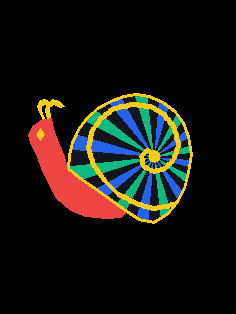
#> input picture assets/snail2.png, 236 x 314 px, found by its file name
$ python process_snail2.py
#> lines starting #> are read from the running program, lines starting #| are printed output that depends on the picture; after the words box and inside, x2 and y2 are one past the last pixel; in counts of white or black regions, pixels touching at a corner belong together
import cv2
import numpy as np
from PIL import Image

# Read original snail2.png
img = cv2.imread('assets/snail2.png')
#> img is the input picture: shape (314, 236, 3); mean B, G, R 16.5, 21.5, 23.8
h, w, _ = img.shape
#> h = 314; w = 236
cx, cy = 153.5, 156.5

# 5 Discrete Colors for 3D Printing (RGBA)
C_TRANS = np.array([0, 0, 0, 0], dtype=np.uint8)
C_BLACK = np.array([17, 22, 29, 255], dtype=np.uint8)
C_GOLD  = np.array([250, 204, 21, 255], dtype=np.uint8)
C_RED   = np.array([239, 68, 68, 255], dtype=np.uint8)
C_BLUE  = np.array([37, 99, 235, 255], dtype=np.uint8)
C_GREEN = np.array([16, 185, 129, 255], dtype=np.uint8)

# Initialize blank transparent image
out = np.zeros((h, w, 4), dtype=np.uint8)

# ---------------------------------------------------------
# 1. ANTENNAE & HEAD
# ---------------------------------------------------------
# Left Antenna stalk
left_ant_pts = [
    [43, 119], [39, 112], [37, 106], [40, 100], [45, 99], [49, 102],
    [45, 104], [41, 105], [41, 110], [44, 118]
]
# Right Antenna stalk
right_ant_pts = [
    [47, 118], [45, 111], [46, 104], [52, 99], [59, 101], [64, 106],
    [59, 107], [53, 104], [49, 107], [50, 117]
]

# Diamond Eye on cheek
eye_diamond_pts = [
    [40, 128], [44, 134], [40, 140], [36, 134]
]

# Snail Head and Body Polygon (Red)
body_poly_pts = [
    # Top of head where antennae attach
    [42, 119], [51, 118],
    # Back of neck down to hood junction
    [53, 128], [58, 142], [64, 156], [67, 169],
    # Hood under-junction to foot
    [78, 178], [94, 189], [112, 202], [126, 212],
    # Foot base (flat along bottom ground)
    [121, 217], [105, 218], [85, 216], [70, 210], [56, 198],
    # Front chest / neck
    [48, 182], [41, 168], [36, 154],
    # Front of face / cheek
    [31, 145], [28, 135], [32, 126], [42, 119]
]

# ---------------------------------------------------------
# 2. SHELL POLYGON & FEATURES
# ---------------------------------------------------------
shell_rim_pts = [
    # Hood junction with neck
    [67, 169], [68, 155], [71, 142], [77, 129], [86, 117], [97, 107],
    [110, 100], [123, 95], [136, 93], [149, 95], [163, 101], [175, 110],
    [184, 122], [189, 136], [192, 154], [189, 172], [185, 188], [178, 202],
    [168, 214], [154, 223], [138, 220], [126, 212],
    # Hood under-junction
    [112, 202], [94, 189], [78, 178], [67, 169]
]

# Outer boundary of shell for rim drawing:
shell_outer_rim_pts = [
    [67, 169], [68, 155], [71, 142], [77, 129], [86, 117], [97, 107],
    [110, 100], [123, 95], [136, 93], [149, 95], [163, 101], [175, 110],
    [184, 122], [189, 136], [192, 154], [189, 172], [185, 188], [178, 202],
    [168, 214], [154, 223], [138, 220], [126, 212]
]

# Continuous Smooth Spiral Nodes inside the shell:
spiral_nodes = [
    # Starts at bottom right junction with outer rim:
    [178, 202],
    [166, 206],
    [152, 208],
    [136, 203],
    [118, 194],
    [104, 180],
    [93, 164],
    [88, 148],
    [91, 132],
    [100, 118],
    [114, 108],
    [132, 104],
    [150, 106],
    [164, 114],
    [174, 128],
    [178, 144],
    [174, 158],
    [165, 168],
    [153, 171],
    [143, 166],
    [141, 156],
    [146, 150],
    [153, 152],
    [156, 158]
]

# Create masks
mask_body = np.zeros((h, w), dtype=np.uint8)
cv2.fillPoly(mask_body, [np.array(body_poly_pts, dtype=np.int32)], 255)
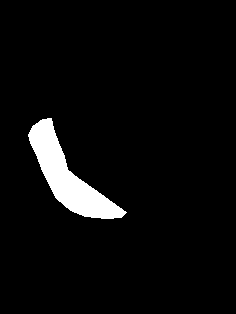
#> mask_body: shape (314, 236); 4.6% white; 1 white region, box (x1, y1, x2, y2) and area: (28, 118, 127, 219) 3428

mask_eye = np.zeros((h, w), dtype=np.uint8)
cv2.fillPoly(mask_eye, [np.array(eye_diamond_pts, dtype=np.int32)], 255)
#> mask_eye: shape (314, 236); 0.08% white; 1 white region, box (x1, y1, x2, y2) and area: (36, 128, 45, 141) 61

mask_ant = np.zeros((h, w), dtype=np.uint8)
cv2.fillPoly(mask_ant, [np.array(left_ant_pts, dtype=np.int32)], 255)
#> mask_ant: shape (314, 236); 0.14% white; 1 white region, box (x1, y1, x2, y2) and area: (37, 99, 50, 120) 107
cv2.fillPoly(mask_ant, [np.array(right_ant_pts, dtype=np.int32)], 255)
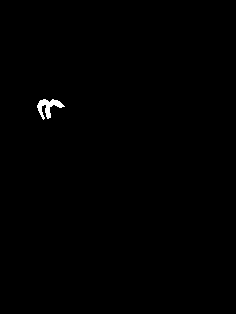
#> mask_ant: shape (314, 236); 0.34% white; 1 white region, box (x1, y1, x2, y2) and area: (37, 99, 65, 120) 254

mask_shell = np.zeros((h, w), dtype=np.uint8)
cv2.fillPoly(mask_shell, [np.array(shell_rim_pts, dtype=np.int32)], 255)
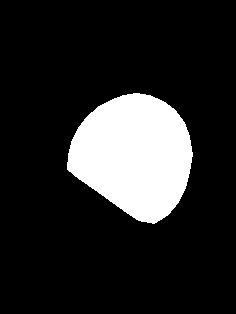
#> mask_shell: shape (314, 236); 15.8% white; 1 white region, box (x1, y1, x2, y2) and area: (67, 93, 193, 224) 11697

# Outer Gold Rim Track (3.5px width) along perimeter
mask_rim = np.zeros((h, w), dtype=np.uint8)
cv2.polylines(mask_rim, [np.array(shell_outer_rim_pts, dtype=np.int32)], isClosed=False, color=255, thickness=4)
#> mask_rim: shape (314, 236); 2.1% white; 1 white region, box (x1, y1, x2, y2) and area: (65, 91, 195, 226) 1568
# Also bottom junction of hood
cv2.polylines(mask_rim, [np.array([[126, 212], [112, 202], [94, 189], [78, 178], [67, 169]], dtype=np.int32)], isClosed=False, color=255, thickness=3)
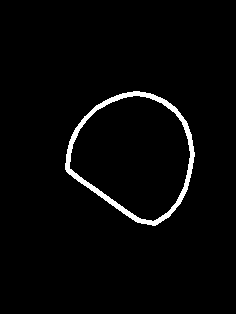
#> mask_rim: shape (314, 236); 2.6% white; 1 white region, box (x1, y1, x2, y2) and area: (65, 91, 195, 226) 1932
mask_rim = mask_rim & mask_shell

# Spiral Track (3.5px width)
mask_spiral = np.zeros((h, w), dtype=np.uint8)
spline_pts = []
for i in range(len(spiral_nodes) - 1):
    p0 = spiral_nodes[i]
    p1 = spiral_nodes[i+1]
    for t in np.linspace(0, 1, 8, endpoint=False):
        spline_pts.append([int(round((1-t)*p0[0] + t*p1[0])), int(round((1-t)*p0[1] + t*p1[1]))])
spline_pts.append(spiral_nodes[-1])
cv2.polylines(mask_spiral, [np.array(spline_pts, dtype=np.int32)], isClosed=False, color=255, thickness=4)
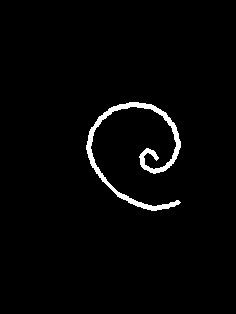
#> mask_spiral: shape (314, 236); 2.2% white; 1 white region, box (x1, y1, x2, y2) and area: (86, 102, 181, 211) 1660
# Center curl filled cap
cv2.circle(mask_spiral, (int(round(cx)), int(round(cy))), 6, 255, -1)
#> mask_spiral: shape (314, 236); 2.3% white; 1 white region, box (x1, y1, x2, y2) and area: (86, 102, 181, 211) 1726
mask_spiral = mask_spiral & mask_shell

# Combined Shell Gold
mask_shell_gold = mask_rim | mask_spiral

# ---------------------------------------------------------
# 3. RADIAL STRIPES SECTORS
# ---------------------------------------------------------
mask_stripes = (mask_shell > 0) & (mask_shell_gold == 0)

yy, xx = np.mgrid[:h, :w]
theta_offset = 5.0 # deg
angles_deg = (np.arctan2(yy - cy, xx - cx) * 180.0 / np.pi - theta_offset) % 360.0
sector_idx = (angles_deg / 11.25).astype(int) % 32

# Alternating sequence:
# 0 -> Green, 1 -> Black, 2 -> Blue, 3 -> Black
color_cycle = (sector_idx + 2) % 4

# ---------------------------------------------------------
# 4. COMPOSE FINAL 5-COLOR IMAGE
# ---------------------------------------------------------
# 1. Red Body (exclude eye and antennae)
out[(mask_body > 0) & (mask_eye == 0) & (mask_ant == 0)] = C_RED

# 2. Gold Eye & Antennae
out[mask_eye > 0] = C_GOLD
out[mask_ant > 0] = C_GOLD

# 3. Shell Stripes (Alternating Green, Black, Blue, Black)
for y in range(h):
    for x in range(w):
        if mask_stripes[y, x]:
            c = color_cycle[y, x]
            if c == 0:
                out[y, x] = C_GREEN
            elif c == 1 or c == 3:
                out[y, x] = C_BLACK
            elif c == 2:
                out[y, x] = C_BLUE
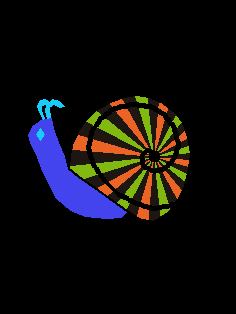
#> out: shape (314, 236, 4); mean of channels 0, 1, 2, 3 14.5, 13.8, 15.8, 43.2; drawn as B, G, R

# 4. Gold Rim & Spiral
out[mask_shell_gold > 0] = C_GOLD
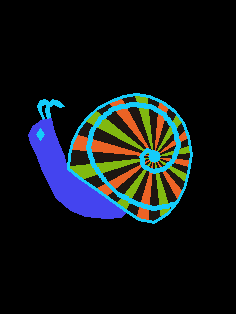
#> out: shape (314, 236, 4); 3.79% of pixels changed, all inside (x1, y1, x2, y2) = (67, 93, 193, 224); drawn as B, G, R

# Save output
Image.fromarray(out).save('assets/snail2.png')
print("Successfully generated assets/snail2.png")

$ run again, with assets/115_15.png copied over assets/snail2.png
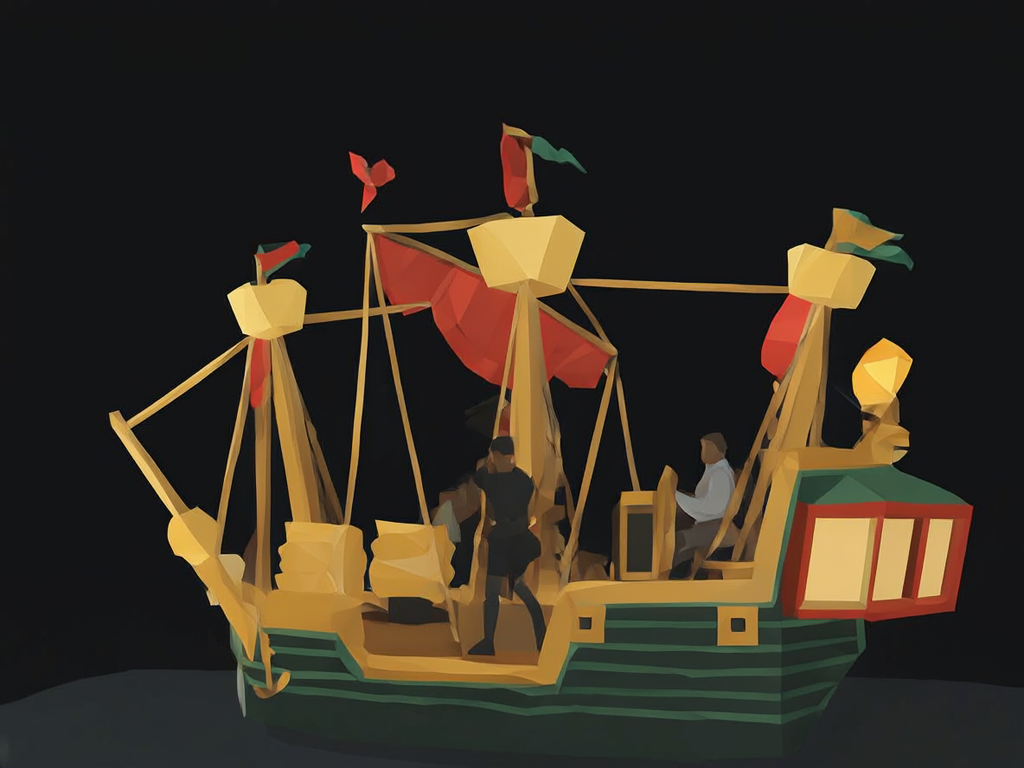
#> input picture assets/115_15.png, 1024 x 768 px, found by its file name
#> img is the input picture: shape (768, 1024, 3); mean B, G, R 35.1, 47.2, 56.6
#> `cv2.fillPoly(mask_body, [np.array(body_poly_pts, dtype=np.int32)], 255)`:
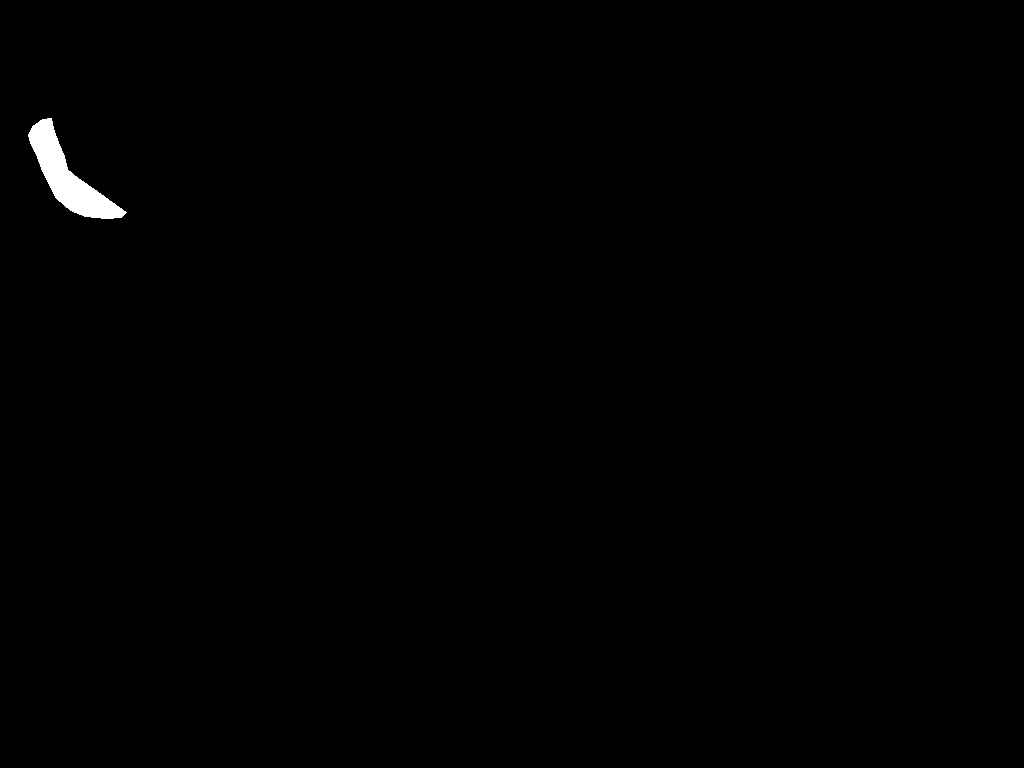
#> mask_body: shape (768, 1024); 0.44% white; 1 white region, box (x1, y1, x2, y2) and area: (28, 118, 127, 219) 3428
#> mask_eye: shape (768, 1024); 0.01% white; 1 white region, box (x1, y1, x2, y2) and area: (36, 128, 45, 141) 61
#> mask_shell: shape (768, 1024); 1.5% white; 1 white region, box (x1, y1, x2, y2) and area: (67, 93, 193, 224) 11697
#> `out[mask_shell_gold > 0] = C_GOLD`:
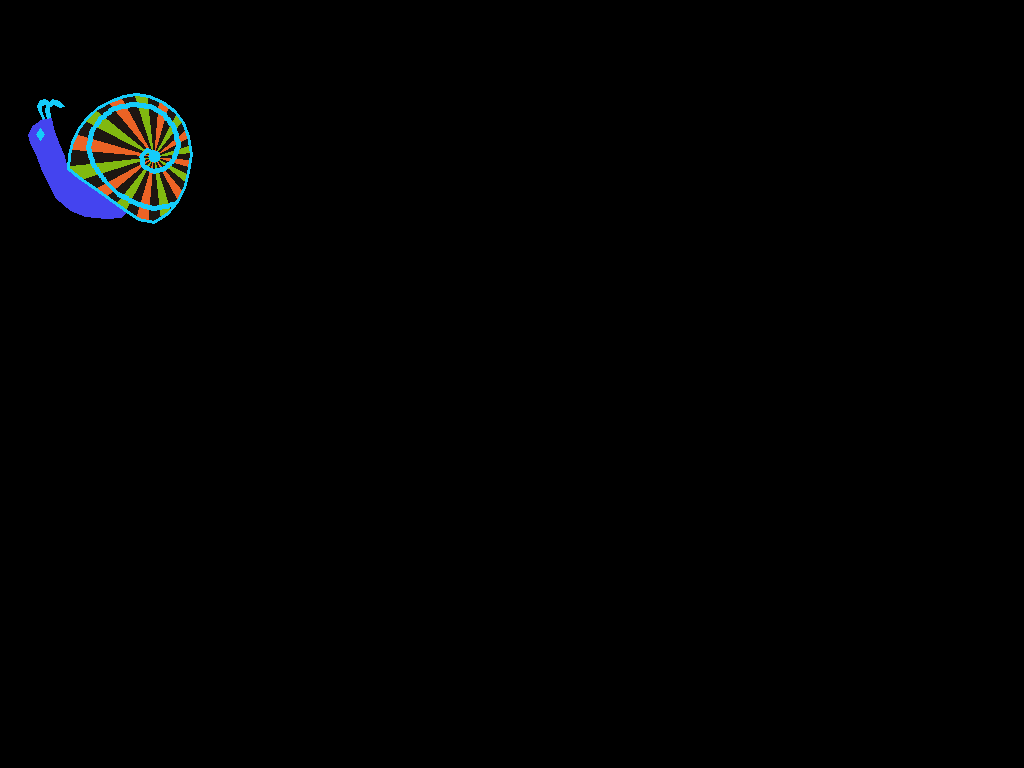
#> out: shape (768, 1024, 4); mean of channels 0, 1, 2, 3 2.2, 2, 1.6, 5; drawn as B, G, R
